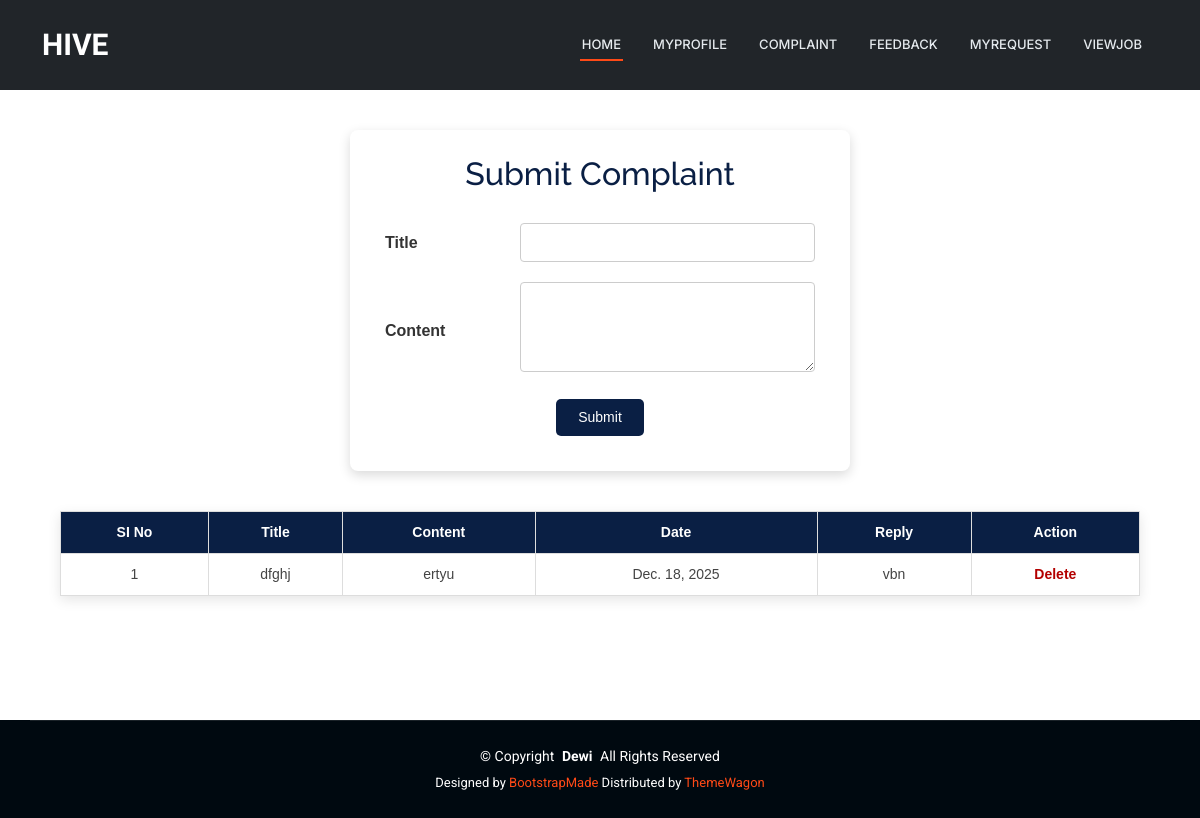
/User/Complaint/ (signed in), run on the app's committed database.
### User/models.py (models this page shows)
class tbl_complaint(models.Model):
    complaint_title=models.CharField(max_length=50)
    complaint_content=models.CharField(max_length=50)
    complaint_date=models.DateField(auto_now_add=True)
    complaint_reply=models.CharField(max_length=50,null=True)
    complaint_status=models.IntegerField(default=0)
    user_id=models.ForeignKey(tbl_user,on_delete=models.CASCADE)

### User/views.py (the view)
# urls.py: path('Complaint/',views.Complaint,name="Complaint"),
def Complaint(request):
    complaintdata= tbl_complaint.objects.filter(user_id=request.session['uid'])
    if request.method == "POST":
        title=request.POST.get("txt_title")
        content=request.POST.get("txt_content")
        user= tbl_user.objects.get(id=request.session['uid'])
        tbl_complaint.objects.create(complaint_title=title,complaint_content=content,user_id=user)
        return render(request,'User/Complaint.html',{'msg':'Complaint Registered...'})
    else:
        return render(request,'User/Complaint.html',{'complaintdata':complaintdata})

### User/Templates/User/Complaint.html (shortened to what this page needs)
{% extends 'User/Header.html' %}
{% block content %}
<div class="complaint-wrapper">
    <div class="complaint-form-card">
        <h2>Submit Complaint</h2>
        <form action="" method="POST">
            <table class="complaint-form-table">
                <tr>
                    <td class="complaint-label">Title</td>
                    <td>
                        <input type="text" name="txt_title" required class="complaint-input">
                    </td>
                </tr>
                <tr>
                    <td class="complaint-label">Content</td>
                    <td>
                        <textarea name="txt_content" required class="complaint-textarea"></textarea>
                    </td>
                </tr>
                <tr>
                    <td colspan="2" align="center">
                        <input type="submit" value="Submit" class="complaint-submit-btn">
                    </td>
                </tr>
            </table>
        </form>
    </div>
    <table class="complaint-list-table">
        <tr>
            <th>SI No</th>
            <th>Title</th>
            <th>Content</th>
            <th>Date</th>
            <th>Reply</th>
            <th>Action</th>
        </tr>
        {% for i in complaintdata %}
        <tr>
            <td>{{ forloop.counter }}</td>
            <td>{{ i.complaint_title }}</td>
            <td>{{ i.complaint_content }}</td>
            <td>{{ i.complaint_date }}</td>
            <td>{{ i.complaint_reply }}</td>
            <td>
                <a href="{% url 'User:DeleteComplaint' i.id %}" class="complaint-delete-link">
                    Delete
                </a>
            </td>
        </tr>
        {% endfor %}
    </table>
</div>
{% endblock %}

### Guest/static/Main/assets/css/main.css (style rules this page uses)
:root { --default-font: "Roboto", system-ui, -apple-system, "Segoe UI", Roboto, "Helvetica Neue", Arial, "Noto Sans", "Liberation Sans", sans-serif, "Apple Color Emoji", "Segoe UI Emoji", "Segoe UI Symbol", "Noto Color Emoji"; --heading-font: "Raleway", sans-serif; --nav-font: "Inter", sans-serif; }
:root { --background-color: #ffffff; --default-color: #444444; --heading-color: #273d4e; --accent-color: #ff4a17; --surface-color: #ffffff; --contrast-color: #ffffff; }
:root { --nav-color: #e5eaee; --nav-hover-color: #ff4a17; --nav-mobile-background-color: #ffffff; --nav-dropdown-background-color: #ffffff; --nav-dropdown-color: #444444; --nav-dropdown-hover-color: #ff4a17; }
:root { scroll-behavior: smooth; }
body { color: var(--default-color); background-color: var(--background-color); font-family: var(--default-font); }
a { color: var(--accent-color); text-decoration: none; transition: 0.3s; }
h1, h2, h3, h4, h5, h6 { color: var(--heading-color); font-family: var(--heading-font); }

### User/Templates/User/Complaint.html (style rules this page uses)
.complaint-wrapper { width: 100%; display: flex; flex-direction: column; align-items: center; gap: 40px; margin-top: 30px; font-family: Arial, sans-serif; }
.complaint-form-card { width: 500px; background-color: #ffffff; padding: 25px; border-radius: 8px; box-shadow: 0 4px 12px rgba(0, 0, 0, 0.15); }
.complaint-form-card h2 { text-align: center; margin-bottom: 20px; color: #0a1f44; }
.complaint-form-table { width: 100%; border-collapse: collapse; }
.complaint-form-table td { padding: 10px; }
.complaint-label { font-weight: bold; color: #333; width: 30%; }
.complaint-input, .complaint-textarea { width: 100%; padding: 8px; border: 1px solid #ccc; border-radius: 4px; font-size: 14px; }
.complaint-textarea { height: 90px; resize: vertical; }
.complaint-submit-btn { background-color: #0a1f44; color: #ffffff; border: none; padding: 8px 22px; border-radius: 5px; cursor: pointer; font-size: 14px; }
.complaint-list-table { width: 90%; border-collapse: collapse; background-color: #ffffff; box-shadow: 0 4px 12px rgba(0, 0, 0, 0.1); }
.complaint-list-table th, .complaint-list-table td { padding: 10px; border: 1px solid #ddd; text-align: center; font-size: 14px; }
.complaint-list-table th { background-color: #0a1f44; color: #ffffff; }
.complaint-delete-link { color: #b30000; font-weight: bold; text-decoration: none; }

### data on the page
tbl_complaint: complaint_title "dfghj", complaint_content "ertyu", complaint_date "Dec. 18, 2025", complaint_reply "vbn"
